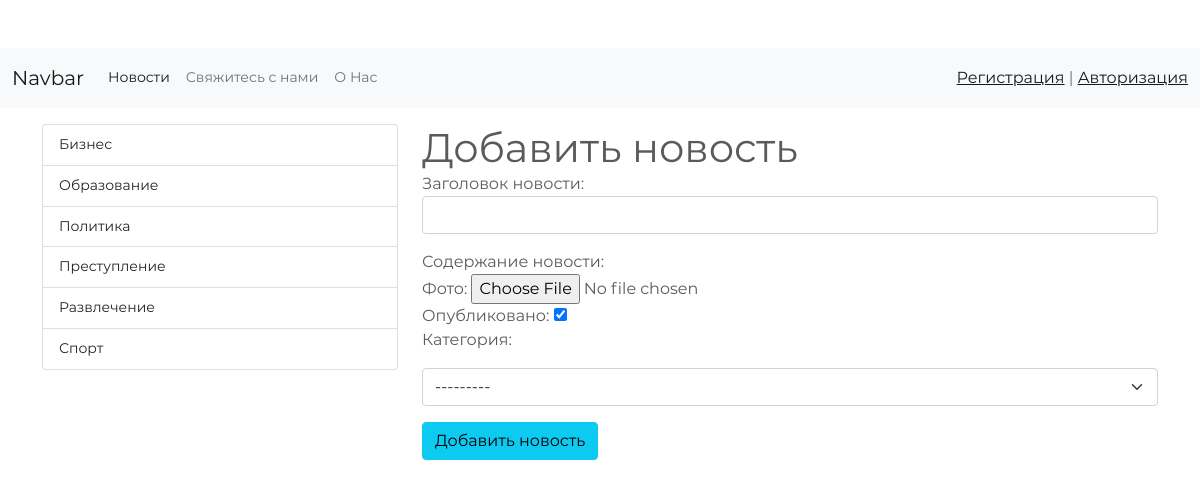
The page /article/add-news/ on the database its author committed.
### newsapp/models.py (models this page shows)
class Category(models.Model):
    title_category = models.CharField(max_length = 250, db_index = True,
                                      verbose_name = 'Имя категории')
    def __str__(self):
        return self.title_category
    class Meta:
        verbose_name = 'Категория'
        verbose_name_plural = 'Категории'
        ordering = ['title_category']

### newsapp/views.py (the view)
# urls.py: path('article/add-news/', CreateNews.as_view(), name = 'add_news'),
class CreateNews(CreateView):
    form_class  = NewsForm
    template_name = 'newsapp/add_news.html'
    def get_context_data(self,*, object_list =None,  **kwargs):
        context = super().get_context_data(**kwargs)
        context['title'] = 'Добавление новости'
        return context

### newsapp/forms.py
class NewsForm(forms.ModelForm):
    class Meta:
        model = News
        fields = ['title','content','photo','is_published', 'category']
        widgets = {
            'title': forms.TextInput(attrs = {"class":"form-control mb-3"}),
            'content': CKEditorWidget(),
            'category':forms.Select(attrs = {"class": "form-select mt-3"}),
        }

### newsapp/templatetags/news_tags.py (called while the page is built)
@register.simple_tag()
def get_categories(name='get_list_categories'):
    return Category.objects.all()

@register.inclusion_tag('newsapp/list_categories.html')
def show_categories():
    categories = Category.objects.all()
    return {"categories": categories}

### newsapp/templates/newsapp/add_news.html (shortened to what this page needs)
{% extends 'main.html' %}
{% load static %}
{% block sidebar %}
<div class="col-md-4">
        {% include 'sidebar.html' %}
</div>
{% endblock %}
{% block content %}
<div class="col-md-8">
        <h1> Добавить новость</h1>
        <form action="{% url 'add_news' %}" method="post" enctype="multipart/form-data">
                {% for field in form %}
                        <div class="form-group">
                                {{ field.label_tag }}
                                {{ field }}
                        </div>
                {% endfor %}
               <button class="btn btn-info mt-3" type="submit">Добавить новость</button>
        </form>
</div>
{% endblock %}

### templates/main.html (shortened to what this page needs)
{% load static %}
<!doctype html>
<html lang="en">
  <head>
      <link href="{% static 'bootstrap/css/bootstrap.min.css'  %}" rel="stylesheet">
      <link href="{% static 'css/style.css'%}" rel="stylesheet" >
      <link href="{% static 'css/carousel.css' %}" rel="stylesheet">
	<link rel="stylesheet" type="text/css" href="{% static 'vendor/animate/animate.css' %}">
	<link rel="stylesheet" type="text/css" href="{% static 'vendor/css-hamburgers/hamburgers.min.css' %}">
	<link rel="stylesheet" type="text/css" href="{% static 'vendor/select2/select2.min.css' %}">
	<link rel="stylesheet" type="text/css" href="{% static 'css/util.css' %}">
	<link rel="stylesheet" type="text/css" href="{% static 'css/main.css' %}">
  </head>
  <body>
  {% include 'navbar.html' %}
  <div class="container mt-3">
      <div class="row">
          {% block sidebar %} {% endblock %}
          {% block content %}CONTENT{% endblock %}
         </div>
  </div>
  </body>
</html>

### templates/navbar.html (shortened to what this page needs)
<nav class="navbar navbar-expand-lg navbar-light bg-light">
  <div class="container-fluid">
    <a class="navbar-brand" href="{% url 'mainpage' %}">Navbar</a>
    <div class="collapse navbar-collapse" id="navbarSupportedContent">
      <ul class="navbar-nav me-auto mb-2 mb-lg-0">
        <li class="nav-item">
          <a class="nav-link active" href="{% url 'mainpage' %}">Новости</a>
        </li>
          <li class="nav-item">
          <a class="nav-link" href="{% url 'contactus' %}">Свяжитесь с нами</a>
        </li>
        <li class="nav-item">
          <a class="nav-link" href="{% url 'aboutus' %}" tabindex="-1" aria-disabled="true">О Нас</a>
        </li>
      </ul>
       <span class="navbar-text">
         {% if request.user.is_authenticated %}
              Добро пожаловать {{ user.username }}! | <a href="{% url 'logout' %}" class="h6 text-info"> Выйти </a>
         {% else %}
            <a href="{% url 'register' %}" class="h6">Регистрация</a> | <a href="{% url 'login' %}" class="h6"> Авторизация</a>
         {% endif %}
       </span>
    </div>
  </div>
</nav>

### templates/sidebar.html (shortened to what this page needs)
{% load news_tags %}
{% show_categories %}

### newsapp/templates/newsapp/list_categories.html
{% load news_tags %}
<div class="list-group">
            {% for item in categories %}
                <a href="{% url 'category' item.pk %}" class="list-group-item list-group-item-action">{{ item.title_category }}</a>
            {% endfor %}
 </div>

### websitenews/static/css/carousel.css (style rules this page uses)
body { padding-top: 3rem; padding-bottom: 3rem; color: #5a5a5a; }

### websitenews/static/css/main.css (style rules this page uses)
* { margin: 0px; padding: 0px; box-sizing: border-box; }
body, html { height: 100%; font-family: Montserrat-Regular, sans-serif; }
a { font-family: Montserrat-Regular; font-size: 14px; line-height: 1.7; color: #666666; margin: 0px; transition: all 0.4s; -webkit-transition: all 0.4s; -o-transition: all 0.4s; -moz-transition: all 0.4s; }
h1,h2,h3,h4,h5,h6 { margin: 0px; }
ul, li { margin: 0px; list-style-type: none; }
input { outline: none; border: none; }
button { outline: none !important; border: none; background: transparent; }

### rows shown on the page
Category: title_category "Бизнес"
Category: title_category "Образование"
Category: title_category "Политика"
Category: title_category "Преступление"
Category: title_category "Развлечение"
Category: title_category "Спорт"

### other values the page prints
{{ field.label_tag }} "Заголовок новости:" "Содержание новости:" "Фото:" "Опубликовано:" "Категория:"
